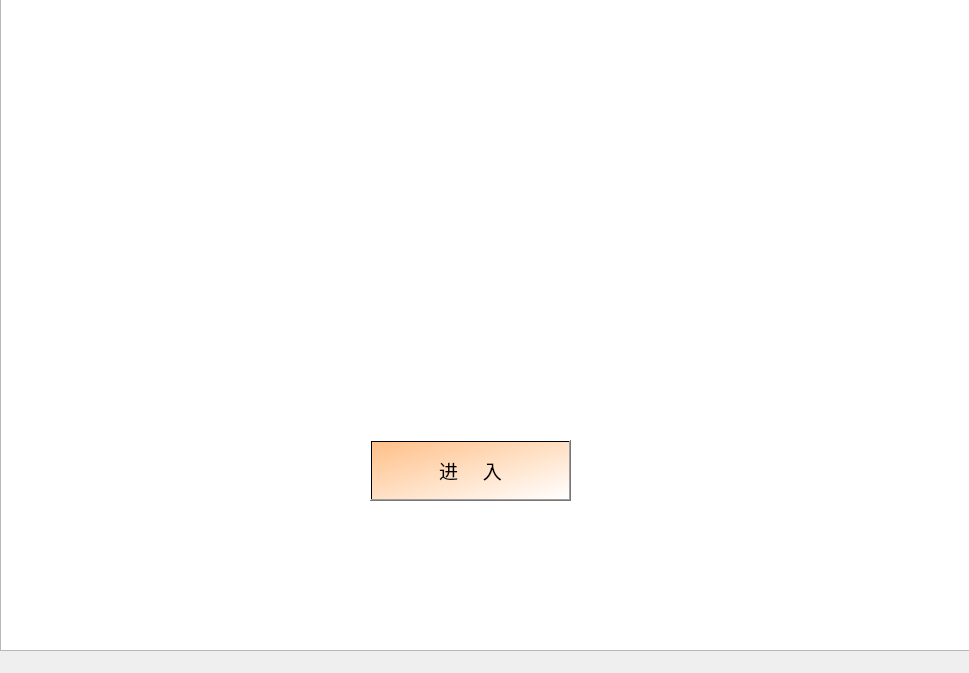
<?xml version="1.0" encoding="UTF-8"?>
<ui version="4.0">
 <class>TrafficConClass</class>
 <widget class="QMainWindow" name="TrafficConClass">
  <property name="windowModality">
   <enum>Qt::WindowModal</enum>
  </property>
  <property name="enabled">
   <bool>true</bool>
  </property>
  <property name="geometry">
   <rect>
    <x>0</x>
    <y>0</y>
    <width>969</width>
    <height>673</height>
   </rect>
  </property>
  <property name="windowTitle">
   <string>TrafficCon</string>
  </property>
  <property name="layoutDirection">
   <enum>Qt::LeftToRight</enum>
  </property>
  <property name="autoFillBackground">
   <bool>false</bool>
  </property>
  <property name="styleSheet">
   <string notr="true"/>
  </property>
  <widget class="QWidget" name="centralWidget">
   <widget class="QLabel" name="label">
    <property name="geometry">
     <rect>
      <x>-10</x>
      <y>60</y>
      <width>941</width>
      <height>411</height>
     </rect>
    </property>
    <property name="styleSheet">
     <string notr="true">
image: url(:/TrafficCon/image/人流2.jpg);</string>
    </property>
    <property name="text">
     <string/>
    </property>
   </widget>
   <widget class="QPushButton" name="Enter">
    <property name="geometry">
     <rect>
      <x>370</x>
      <y>440</y>
      <width>201</width>
      <height>61</height>
     </rect>
    </property>
    <property name="font">
     <font>
      <family>黑体</family>
      <pointsize>14</pointsize>
     </font>
    </property>
    <property name="styleSheet">
     <string notr="true">
background-color: qlineargradient(spread:pad, x1:0, y1:0, x2:1, y2:1, stop:0 rgba(255, 189, 131, 245), stop:1 rgba(255, 255, 255, 255));

</string>
    </property>
    <property name="text">
     <string>进     入</string>
    </property>
   </widget>
   <widget class="QListView" name="listView">
    <property name="geometry">
     <rect>
      <x>0</x>
      <y>-10</y>
      <width>971</width>
      <height>661</height>
     </rect>
    </property>
    <property name="styleSheet">
     <string notr="true">border-image: url(:/TrafficCon/image/background.jpg);</string>
    </property>
   </widget>
   <zorder>listView</zorder>
   <zorder>label</zorder>
   <zorder>Enter</zorder>
  </widget>
  <widget class="QMenuBar" name="menuBar">
   <property name="geometry">
    <rect>
     <x>0</x>
     <y>0</y>
     <width>969</width>
     <height>23</height>
    </rect>
   </property>
  </widget>
 </widget>
 <layoutdefault spacing="6" margin="11"/>
 <resources>
  <include location="TrafficCon.qrc"/>
 </resources>
 <connections>
  <connection>
   <sender>Enter</sender>
   <signal>clicked()</signal>
   <receiver>TrafficConClass</receiver>
   <slot>On_Enter_Clicked()</slot>
   <hints>
    <hint type="sourcelabel">
     <x>495</x>
     <y>493</y>
    </hint>
    <hint type="destinationlabel">
     <x>600</x>
     <y>565</y>
    </hint>
   </hints>
  </connection>
 </connections>
 <slots>
  <slot>On_Enter_Clicked()</slot>
 </slots>
</ui>
